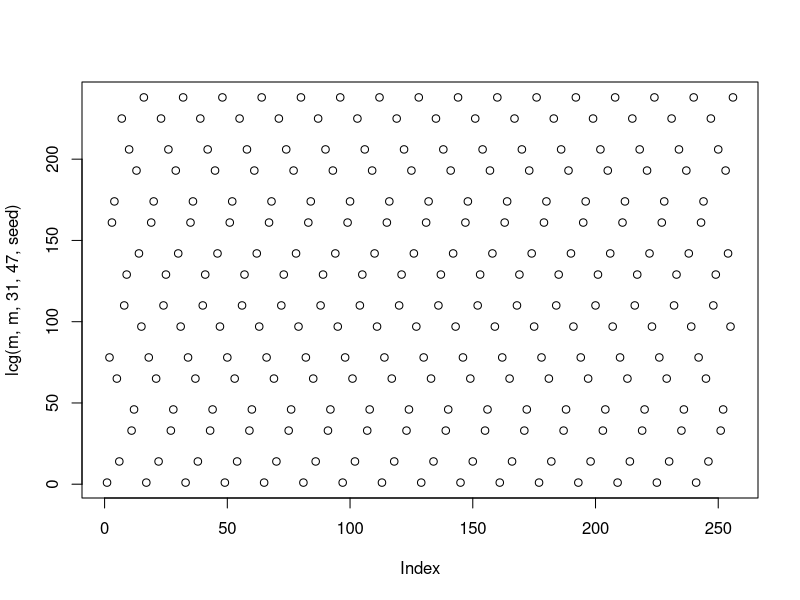
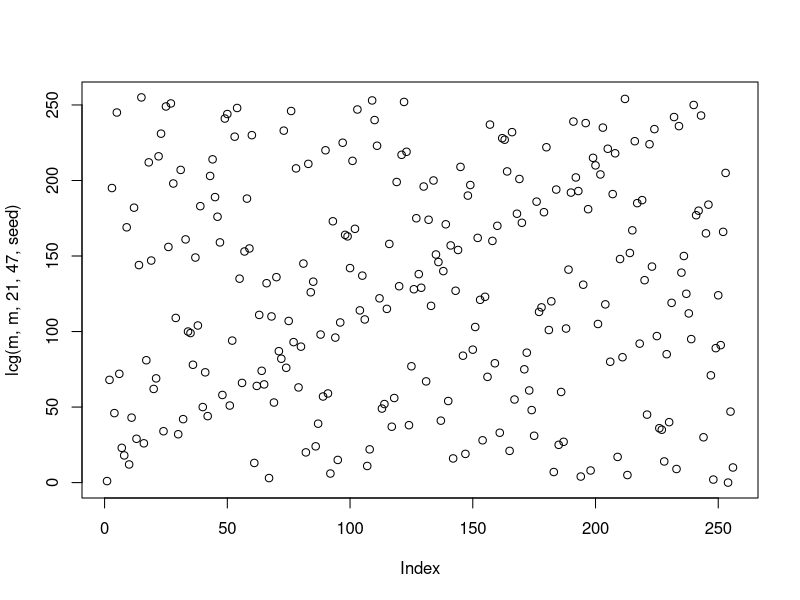
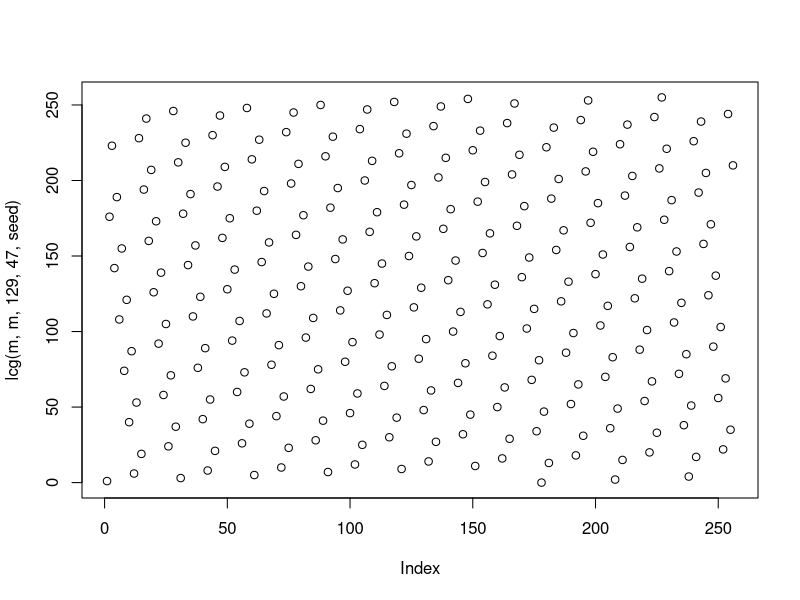

Write the R code that produced these figures, in order.
## ---- chunk 1
n <- 1e5
phi   <- function(x) (x >= 3) & (x <= 4)
pdf_x <- function(x) dnorm(x, 0, 1)

pdf_y1 <- function(x) dnorm(x, 1, 1)
samples_y1 <- rnorm(n, 1, 1)
var1 <- var((pdf_x(samples_y1) / pdf_y1(samples_y1)) * phi(samples_y1))

pdf_y2 <- function(x) dnorm(x, 2, 1)
samples_y2 <- rnorm(n, 2, 1)
var2 <- var((pdf_x(samples_y2) / pdf_y2(samples_y2)) * phi(samples_y2))

pdf_y3 <- function(x) dnorm(x, 3.5, 1)
samples_y3 <- rnorm(n, 3.5, 1)
var3 <- var((pdf_x(samples_y3) / pdf_y3(samples_y3)) * phi(samples_y3))

pdf_y4 <- function(x) dexp(x - 3, 1)
samples_y4 <- 3 + rexp(n, 1)
var4 <- var((pdf_x(samples_y4) / pdf_y4(samples_y4)) * phi(samples_y4))

signif(c(var1, var2, var3, var4), 3)
## ---- chunk 2
n <- 1e6
ISest <- mean((pdf_x(samples_y4) / pdf_y4(samples_y4)) * phi(samples_y4))
IS_MSE <- var((pdf_x(samples_y4) / pdf_y4(samples_y4)) * phi(samples_y4)) / n
c(ISest, sqrt(IS_MSE))
## ---- chunk 3
eps <- 0.01 * ISest
round(c(var1, var2, var3, var4) / eps^2)
## ---- chunk 4
lcg <- function(n, modulus, mult, incr, seed) {
  samples <- rep(0, n)
  samples[1] <- seed
  for (i in 1:(n - 1)) {
    samples[i + 1] <- (mult * samples[i] + incr) %% modulus
  }
  return(samples)
}
## ---- chunk 5
m <- 2^8
seed <- 1
plot(lcg(m, m, 31, 47, seed))
## ---- chunk 6
plot(lcg(m, m, 21, 47, seed))
## ---- chunk 7
plot(lcg(m, m, 129, 47, seed))
